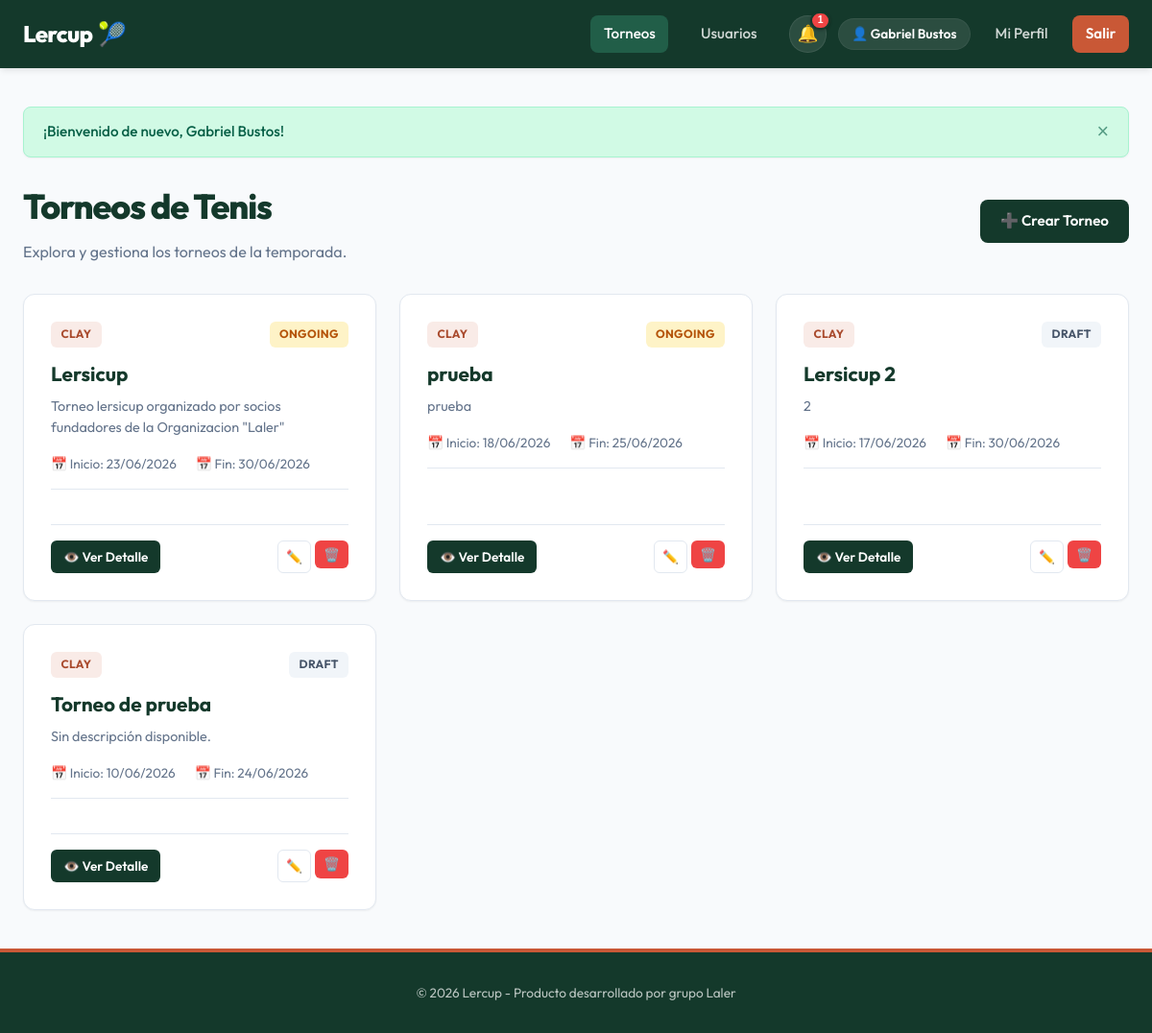
The page /tournaments (signed in) on the database its author committed.
### app/models/user.py (models this page shows)
class User(SQLModel, table=True):
    id: Optional[int] = Field(default=None, primary_key=True)
    email: str = Field(index=True, unique=True, nullable=False)
    hashed_password: str = Field(nullable=False)
    full_name: str = Field(nullable=False)
    city: Optional[str] = Field(default=None)
    phone_number: Optional[str] = Field(default=None)
    avatar_url: Optional[str] = Field(default=None)
    is_admin: bool = Field(default=False)
    role: str = Field(default="player") # player, tournament_admin, admin
    created_at: datetime = Field(default_factory=datetime.utcnow)
    profiles: List["PlayerProfile"] = Relationship(
        back_populates="user",
        sa_relationship_kwargs={"cascade": "all, delete-orphan"}
    )
    registrations: List["TournamentRegistration"] = Relationship(
        back_populates="user",
        sa_relationship_kwargs={"cascade": "all, delete-orphan"}
    )
    created_tournaments: List["Tournament"] = Relationship(
        back_populates="creator"
    )

### app/models/tournament.py (models this page shows)
class Tournament(SQLModel, table=True):
    id: Optional[int] = Field(default=None, primary_key=True)
    name: str = Field(nullable=False)
    description: Optional[str] = Field(default=None)
    start_date: datetime = Field(nullable=False)
    end_date: datetime = Field(nullable=False)
    surface: str = Field(default="clay")  # clay, grass, hard, indoor
    status: str = Field(default="draft")  # draft, ongoing, finished
    creator_id: int = Field(foreign_key="user.id", nullable=False)
    format_id: Optional[int] = Field(foreign_key="tournamentformat.id", default=None, nullable=True)
    sport: str = Field(default="tennis", index=True, nullable=False)  # tennis, padel, etc.
    category: str = Field(default="flexible", nullable=False) # flexible, Primera, A, B1, B2, C, D
    created_at: datetime = Field(default_factory=datetime.utcnow)
    creator: "User" = Relationship(back_populates="created_tournaments")
    format: Optional["TournamentFormat"] = Relationship()
    registrations: List["TournamentRegistration"] = Relationship(
        back_populates="tournament",
        sa_relationship_kwargs={"cascade": "all, delete-orphan"}
    )
    matches: List["Match"] = Relationship(
        back_populates="tournament",
        sa_relationship_kwargs={"cascade": "all, delete-orphan"}
    )
    group_rounds: List["GroupRound"] = Relationship(
        back_populates="tournament",
        sa_relationship_kwargs={"cascade": "all, delete-orphan"},
    )

### app/routes/web/tournaments.py (the view)
@router.get("")
def list_tournaments(
    request: Request,
    db: Session = Depends(get_session),
    current_user: User = Depends(get_current_user_or_redirect)
):
    tournaments = TournamentService.get_all_tournaments(db)
    return render_template(request, db, "tournaments/list.html", {
        "tournaments": tournaments,
        "active_page": "tournaments"
    })

### app/templates/tournaments/list.html (shortened to what this page needs)
{% extends "base.html" %}
{% block content %}
<div style="display: flex; justify-content: space-between; align-items: center; margin-bottom: 2rem; flex-wrap: wrap; gap: 1rem;">
    <div>
        <h1>Torneos de Tenis</h1>
        <p style="color: var(--text-muted);">Explora y gestiona los torneos de la temporada.</p>
    </div>
    {% if current_user and (current_user.is_admin or current_user.role in ('admin', 'tournament_admin')) %}
        <a href="/tournaments/create" class="btn btn-primary">➕ Crear Torneo</a>
    {% endif %}
</div>
{% if tournaments %}
    <div class="grid-tournaments">
        {% for t in tournaments %}
            <div class="card" style="display: flex; flex-direction: column; justify-content: space-between;">
                <div>
                    <div style="display: flex; justify-content: space-between; align-items: flex-start; gap: 0.5rem; margin-bottom: 0.75rem;">
                        <span class="badge badge-{{ t.surface }}">{{ t.surface }}</span>
                        <span class="badge badge-{{ t.status }}">{{ t.status }}</span>
                    </div>
                    <h3 class="card-title">{{ t.name }}</h3>
                    <p style="font-size: 0.9rem; color: var(--text-muted); margin-bottom: 1rem;">
                        {{ t.description or 'Sin descripción disponible.' }}
                    </p>
                    <div class="card-meta">
                        <span>📅 Inicio: {{ t.start_date.strftime('%d/%m/%Y') }}</span>
                        <span>📅 Fin: {{ t.end_date.strftime('%d/%m/%Y') }}</span>
                    </div>
                </div>
                <div class="card-actions" style="border-top: 1px solid var(--border-color); padding-top: 1rem; margin-top: 1rem; display: flex; justify-content: space-between; align-items: center;">
                    <a href="/tournaments/detail/{{ t.id }}" class="btn btn-primary btn-sm">👁️ Ver Detalle</a>
                    {% if current_user and (current_user.is_admin or current_user.role in ('admin', 'tournament_admin')) %}
                        <div style="display: flex; gap: 0.25rem;">
                            <a href="/tournaments/edit/{{ t.id }}" class="btn btn-outline btn-sm" style="padding: 0.35rem 0.5rem;">✏️</a>
                            <form action="/tournaments/delete/{{ t.id }}" method="post" style="display: inline;">
                                <button type="submit" class="btn btn-danger btn-sm btn-delete-confirm" data-confirm-message="¿Estás seguro de que deseas eliminar el torneo {{ t.name }} y todos sus partidos?" style="padding: 0.35rem 0.5rem;">🗑️</button>
                            </form>
                        </div>
                    {% endif %}
                </div>
            </div>
        {% endfor %}
    </div>
{% endif %}
{% endblock %}

### app/templates/base.html (shortened to what this page needs)
<!DOCTYPE html>
<html lang="es">
<head>
    <link rel="stylesheet" href="/static/css/app.css?v={{ static_version }}">
</head>
<body>
    <header>
        <div class="navbar">
            <a href="/" class="nav-brand">
                Lercup<span>🎾</span>
            </a>
            <nav>
                <ul class="nav-menu">
                    <li><a href="/tournaments" class="nav-link {% if active_page == 'tournaments' %}active{% endif %}">Torneos</a></li>
                    <li><a href="/users" class="nav-link {% if active_page == 'users' %}active{% endif %}">Usuarios</a></li>
                    {% if current_user %}
                        <li class="nav-actions-group">
                            <div class="notification-menu">
                                <button type="button" class="notification-bell" aria-label="Notificaciones{% if unread_notification_count > 0 %} ({{ unread_notification_count }} sin leer){% endif %}" aria-expanded="false">
                                    <span class="notification-bell-icon" aria-hidden="true">🔔</span>
                                    {% if unread_notification_count > 0 %}
                                        <span class="notification-badge" aria-hidden="true">{{ unread_notification_count }}</span>
                                    {% endif %}
                                </button>
                            </div>
                            <div class="user-menu">
                                <span class="user-badge">👤 {{ current_user.full_name }}</span>
                                <a href="/users/profile/{{ current_user.id }}" class="nav-link {% if active_page == 'profile' %}active{% endif %}">Mi Perfil</a>
                                <a href="/auth/logout" class="nav-link nav-btn">Salir</a>
                            </div>
                        </li>
                    {% else %}
                        <li><a href="/auth/login" class="nav-link">Iniciar Sesión</a></li>
                        <li><a href="/auth/register" class="nav-link nav-btn">Registrarse</a></li>
                    {% endif %}
                </ul>
            </nav>
        </div>
    </header>
    <main>
        {% if messages %}
            <div class="alerts-container">
                {% for msg in messages %}
                    <div class="alert alert-{{ msg.type }}">
                        <span>{{ msg.text }}</span>
                        <button class="close-btn">&times;</button>
                    </div>
                {% endfor %}
            </div>
        {% endif %}
        {% block content %}
        {% endblock %}
    </main>
    <footer>
        <p>&copy; 2026 Lercup - Producto desarrollado por grupo Laler</p>
    </footer>
</body>
</html>

### rows shown on the page
User: full_name "Gabriel Bustos"
Tournament: surface "CLAY", status "ONGOING", name "Lersicup", description "Torneo lersicup organizado por socios fundadores de la Organizacion \"Laler\"", start_date "23/06/2026", end_date "30/06/2026"
Tournament: surface "CLAY", status "ONGOING", name "prueba", description "prueba", start_date "18/06/2026", end_date "25/06/2026"
Tournament: surface "CLAY", status "DRAFT", name "Lersicup 2", description "2", start_date "17/06/2026", end_date "30/06/2026"
Tournament: surface "CLAY", status "DRAFT", name "Torneo de prueba", description "Sin descripción disponible.", start_date "10/06/2026", end_date "24/06/2026"

### other values the page prints
{{ unread_notification_count }} "1"
{{ msg.text }} "¡Bienvenido de nuevo, Gabriel Bustos!"
